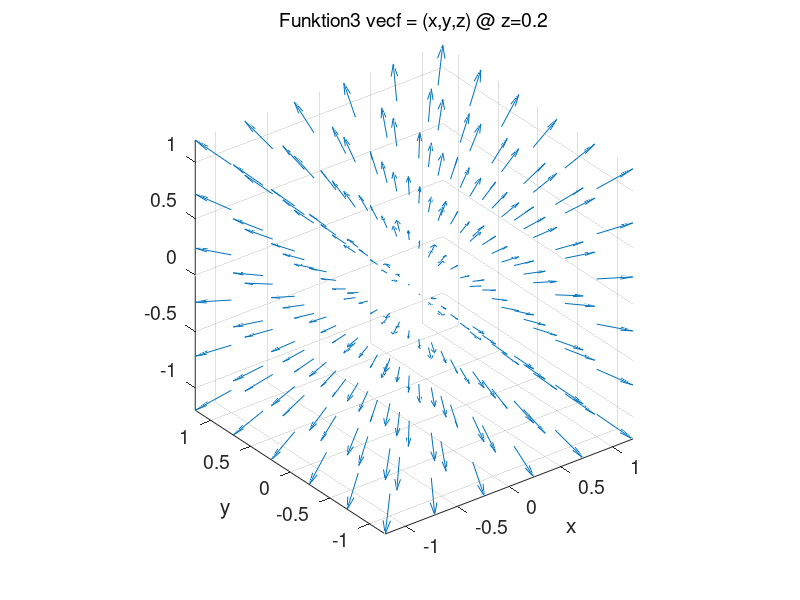
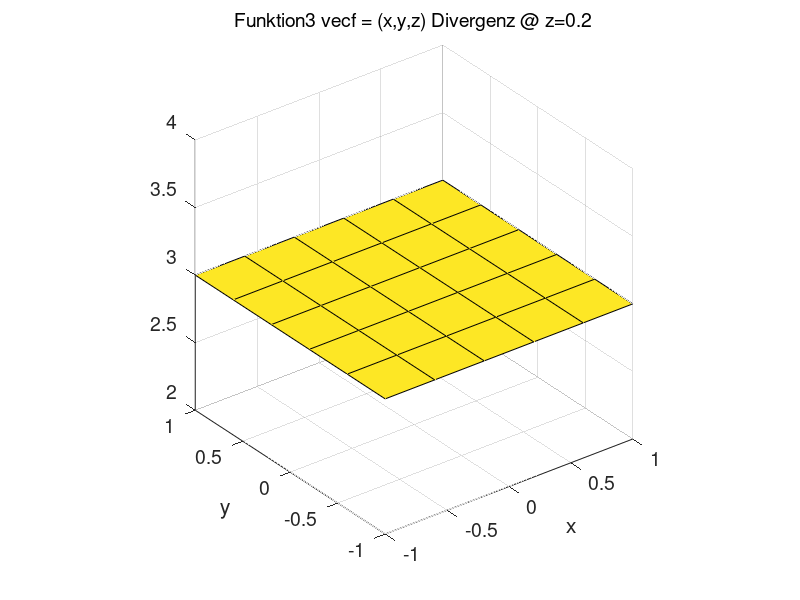

MATLAB code to generate these figures, in order:
% -------------------------------------------------------------------------
% Divergenz.m
% -------------------------------------------------------------------------
% MATLAB-Programm zum Kapitel "Physik des Kontinuums" aus
% "Fingerübungen der Physik" von Michael Kaschke und Holger Cartarius
% unter Mitwirkung von Ulrich Potthoff
% Alle Rechte bei den Autoren
% Freier Gebrauch mit Buch und/oder Angabe der Quelle erlaubt.
% -------------------------------------------------------------------------
% Programm berechnet Vektorfunktionen und ihre Divergenz.
%
% Nach: 
% Javier Hasbun (2024). 
% Classical_Mechanics_with_Matlab_applications_JEH.zip 
% https://www.mathworks.com/matlabcentral/fileexchange/20579-classical_mechanics_with_matlab_applications_jeh-zip), 
% MATLAB Central File Exchange. 
% Retrieved March 12, 2024.
%
%
% -------------------------------------------------------------------------
clc
clear all
close all 
addpath('./IncludeFolder/')
addpath('./Data/')

vmin=-1; vmax=1;
xmax=vmax; ymax=vmax; zmax=vmax; % x,y,z Limits
xmin=vmin; ymin=vmin; zmin=vmin;
vs=0.4; xs=vs; ys=vs; zs=vs; % Inkrement
N=(vmax-vmin)/vs; % Punktezahl NxNxN
m=round(N/2+1); zm=zmin+(m-1)*zs; % z Wert für Plotting
[x,y,z]=meshgrid(xmin:xs:xmax,ymin:ys:ymax,zmin:zs:zmax);
% Vektorfunktion ist f = fx i + fy j + fz k. 
% Verschiedene Funktionen zur Auswahl 
% Example 1
% fx=x-z; fy=x.*z; fz=y.^2;
% str1='Funktion1 vecf = (x-z,x*z,y^2)';
% Example 2
% fx=5*x.^2; fy=3*y.^2; fz=0.*z;
% str1='Funktion2 vecf = (5x^2,3y^2,0)';
% Example 3
fx=x; fy=y; fz=z; 
str1='Funktion3 vecf = (x,y,z)';
% Example 4
% fx=x.^2.*y; fy=y.^2.*z; fz=z.^2.*x;
% str1='Funktion4 vecf = (x.^2.*y,y.^2.*z,z.^2.*x))';

div = divergence(x,y,z,fx,fy,fz); %Divergenz der Vektorfunktion

figure ('name', 'Vektorfunktion')
quiver3(x,y,z,fx,fy,fz,1); 
str2=cat(2,str1,' @ z=',num2str(zm,3));
h= title(str2,'FontSize',14);
xlabel('x','FontSize',14), ylabel('y','FontSize',14)
axis equal
set(gca,'FontSize',14);
set(h,'FontWeight','normal','FontSize',14);


figure ('name', 'Divergenz')
surf(x(:,:,m),y(:,:,m),div(:,:,m)) 
str2=cat(2, str1, ' Divergenz @ z=',num2str(zm,3));
h= title(str2,'FontSize',14);
xlabel('x','FontSize',14), ylabel('y','FontSize',14)
axis equal
set(gca,'FontSize',14);
set(h,'FontWeight','normal','FontSize',14);
